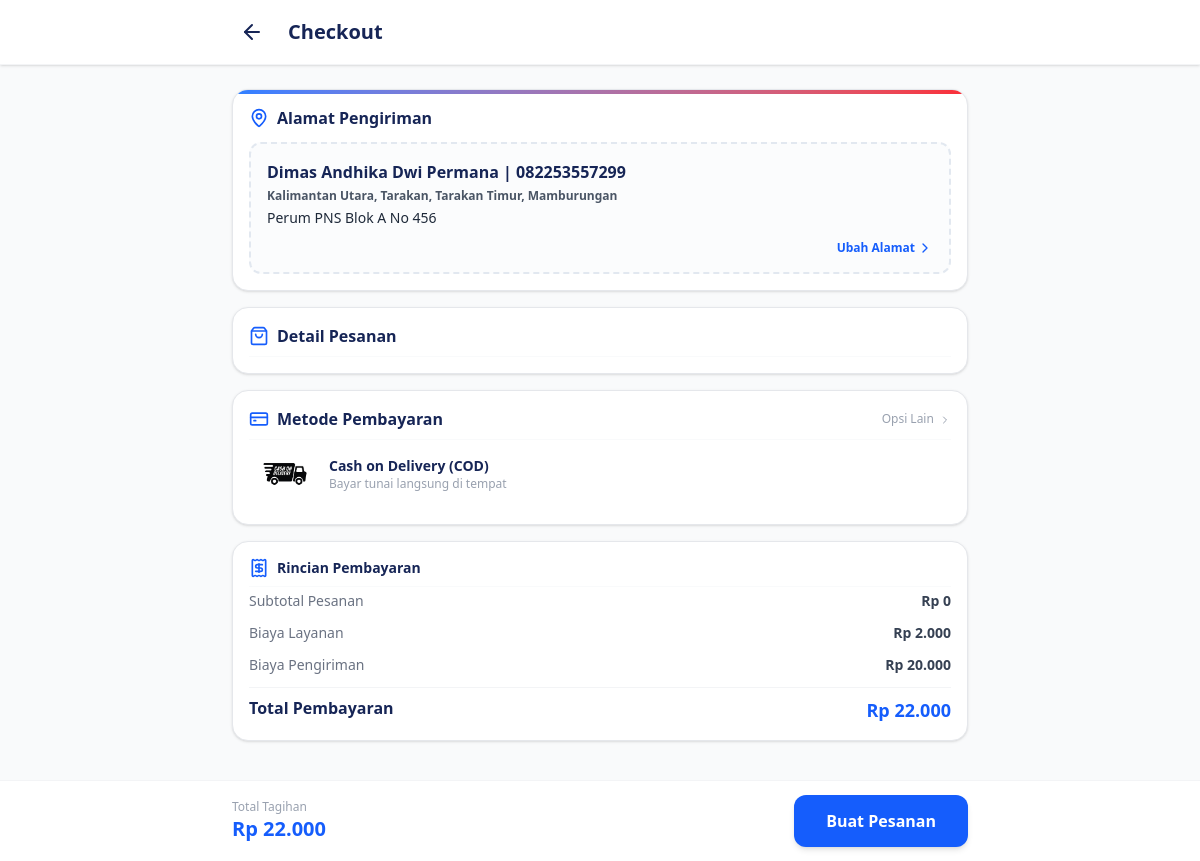
The page /pages/checkout.php?slug=kepiting-soka on the database as committed earlier.
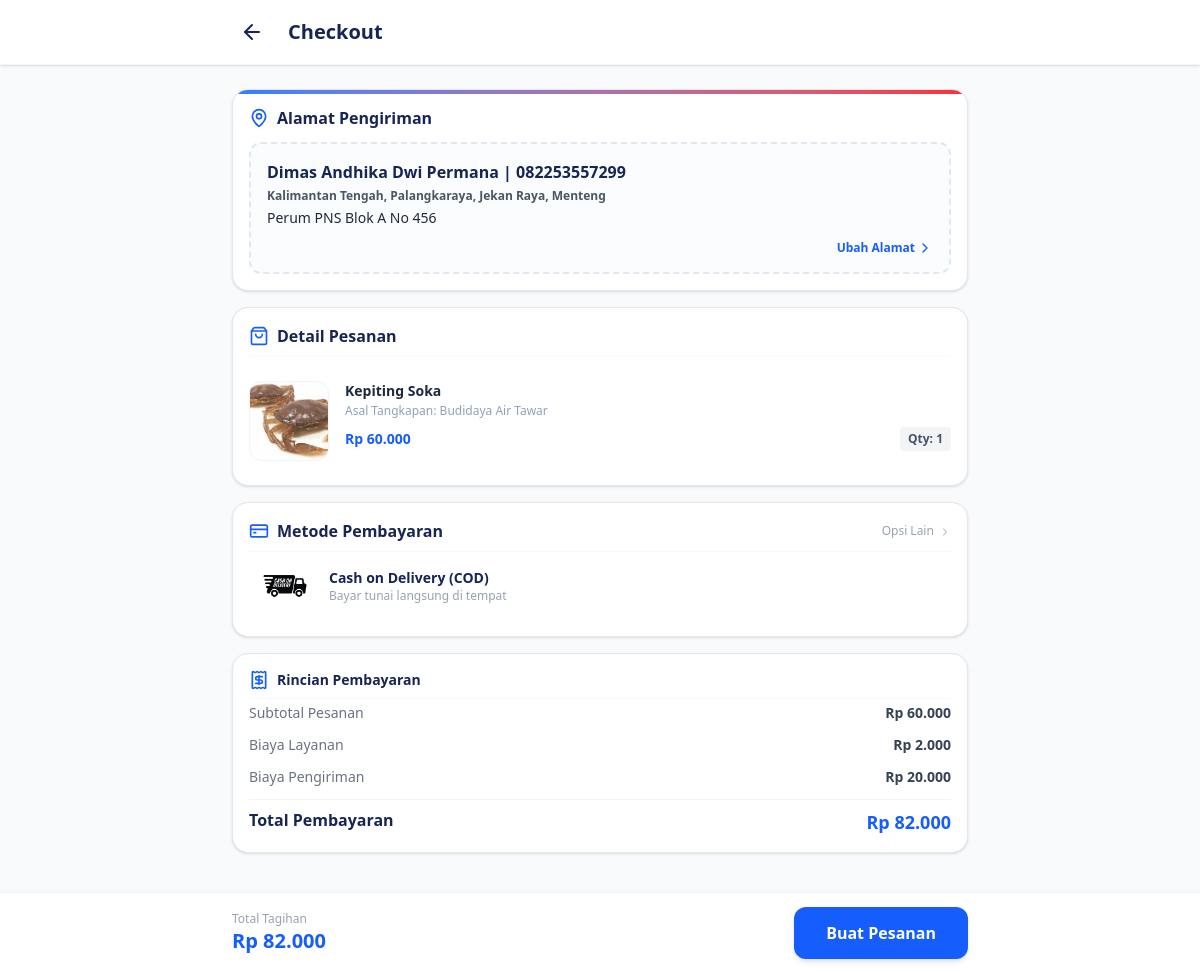
The same page on the database as committed later.
### tables this page shows
CREATE TABLE `addresses` (
  `id` int(11) NOT NULL,
  `user_id` int(11) NOT NULL,
  `nama_penerima` varchar(100) DEFAULT NULL,
  `no_hp` varchar(20) DEFAULT NULL,
  `alamat` text DEFAULT NULL,
  `kota` varchar(100) DEFAULT NULL,
  `kecamatan` varchar(100) DEFAULT NULL,
  `kelurahan` varchar(100) DEFAULT NULL,
  `provinsi` varchar(100) DEFAULT NULL,
  `is_default` tinyint(1) DEFAULT 0
);

CREATE TABLE `products` (
  `id` int(11) NOT NULL,
  `user_id` int(11) NOT NULL,
  `nama_produk` varchar(150) NOT NULL,
  `slug` varchar(150) DEFAULT NULL,
  `kategori` varchar(50) DEFAULT NULL,
  `deskripsi` text DEFAULT NULL,
  `harga` decimal(12,2) NOT NULL,
  `stok` int(11) DEFAULT 0,
  `berat` decimal(8,2) DEFAULT NULL,
  `satuan` varchar(20) DEFAULT NULL,
  `asal_produk` varchar(100) DEFAULT NULL,
  `badge` varchar(50) DEFAULT NULL,
  `status` enum('aktif','nonaktif') DEFAULT 'aktif',
  `created_at` timestamp NOT NULL DEFAULT current_timestamp(),
  `updated_at` timestamp NULL DEFAULT NULL
);

### pages/checkout.php (the view, shortened to what the changed rows need)
<?php
include '../config/koneksi.php';
$user_id = $_SESSION['user_id'] ?? 1;
$alamat_terpanah = null;
$res_alamat = mysqli_query($conn, "SELECT * FROM addresses WHERE user_id = '$user_id' AND is_default = 1 LIMIT 1");
if ($res_alamat && mysqli_num_rows($res_alamat) > 0) {
    $data_adr = mysqli_fetch_assoc($res_alamat);
    $alamat_terpanah = [
        'nama' => $data_adr['nama_penerima'],
        'telp' => $data_adr['no_hp'],
        'wilayah' => $data_adr['provinsi'] . ", " . $data_adr['kota'] . ", " . $data_adr['kecamatan'] . ", " . $data_adr['kelurahan'],
        'jalan' => $data_adr['alamat'],
        'provinsi' => $data_adr['provinsi'],
        'kota' => $data_adr['kota'],
        'kecamatan' => $data_adr['kecamatan'],
        'kelurahan' => $data_adr['kelurahan']
    ];
}
$items_checkout = [];
$subtotal_pesanan = 0;
$biaya_layanan = 2000;
$biaya_pengiriman = 20000;
if ($_SERVER['REQUEST_METHOD'] === 'POST' && isset($_POST['selected_items'])) {
    $selected_ids = array_map('intval', $_POST['selected_items']);
    $qty_arr = $_POST['qty'];
    $ids_string = implode(',', $selected_ids);
    $query_p = "SELECT ci.id as cart_item_id, p.*,
            (SELECT pi.nama_file FROM product_images pi WHERE pi.product_id = p.id LIMIT 1) as gambar_utama
            FROM cart_items ci
            JOIN products p ON ci.product_id = p.id
            JOIN cart c ON ci.cart_id = c.id
            WHERE ci.id IN ($ids_string)
            AND c.user_id = '$user_id'";
    $res_p = mysqli_query($conn, $query_p);
    while ($row = mysqli_fetch_assoc($res_p)) {
        $qty = (int)($qty_arr[$row['cart_item_id']] ?? 1);
        $row['qty'] = $qty;
        $subtotal_pesanan += ($row['harga'] * $qty);
        $items_checkout[] = $row;
    }
    $cart_to_product = [];
    foreach ($items_checkout as $item) {
        $cart_to_product[$item['cart_item_id']] = $item['id'];
    }
    $_SESSION['checkout_data']['cart_to_product'] = $cart_to_product;
} elseif (isset($_GET['slug'])) {
    $slug = mysqli_real_escape_string($conn, $_GET['slug']);
    $qty = max(1, (int)($_GET['qty'] ?? 1));
    $query_p = "SELECT p.*, (SELECT pi.nama_file FROM product_images pi WHERE pi.product_id = p.id LIMIT 1) as gambar_utama
                FROM products p WHERE p.slug = '$slug' AND p.status = 'aktif' LIMIT 1";
    $res_p = mysqli_query($conn, $query_p);
    if ($row_direct = mysqli_fetch_assoc($res_p)) {
        $row_direct['qty'] = $qty;
        $subtotal_pesanan = $row_direct['harga'] * $qty;
        $items_checkout[] = $row_direct;
    }
}
$total_pembayaran = $subtotal_pesanan + $biaya_layanan + $biaya_pengiriman;
?>
<!DOCTYPE html>
<html lang="id">
<?php include '../includes/head.php'; ?>
<body class="bg-gray-50 text-gray-800 font-sans antialiased">
    <header class="bg-white border-b border-gray-100 sticky top-0 z-40 shadow-sm">
        <div class="max-w-3xl mx-auto px-4 h-16 flex items-center justify-between">
            <div class="flex items-center gap-4">
                <h1 class="text-xl font-bold text-blue-950">Checkout</h1>
            </div>
        </div>
    </header>
    <main class="max-w-3xl mx-auto px-4 py-6 space-y-4 mb-24">
        <section class="bg-white border border-gray-200 rounded-2xl p-4 shadow-sm relative overflow-hidden">
            <div onclick="openAddressModal()" class="border-2 border-dashed border-slate-200 hover:border-blue-400 p-4 rounded-xl cursor-pointer transition bg-slate-50/50 group">
                <div id="alamat-display" class="space-y-1 text-sm text-gray-600">
                    <?php if ($alamat_terpanah): ?>
                        <p class="font-bold text-blue-950 text-base" id="lbl-nama-telp"><?= htmlspecialchars($alamat_terpanah['nama']) . ' | ' . htmlspecialchars($alamat_terpanah['telp']); ?></p>
                        <p id="lbl-wilayah" class="text-xs text-gray-600 font-semibold"><?= htmlspecialchars($alamat_terpanah['wilayah']); ?></p>
                        <p id="lbl-detail" class="text-gray-800"><?= htmlspecialchars($alamat_terpanah['jalan']); ?></p>
                    <?php endif; ?>
                </div>
            </div>
        </section>
        <section class="bg-white border border-gray-200 rounded-2xl p-4 shadow-sm space-y-4">
            <?php foreach ($items_checkout as $item): ?>
            <div class="flex gap-4 items-start py-2">
                <div class="w-20 h-20 bg-slate-100 rounded-xl overflow-hidden flex-shrink-0 border border-gray-100 flex items-center justify-center">
                    <?php if (!empty($item['gambar_utama']) && file_exists("../assets/img/product-image/" . $item['gambar_utama'])): ?>
                        <img src="../assets/img/product-image/<?= $item['gambar_utama']; ?>" class="w-full h-full object-cover">
                    <?php else: ?>
                        <i data-lucide="fish" class="w-8 h-8 text-blue-500/50"></i>
                    <?php endif; ?>
                </div>
                <div class="flex-1 min-w-0">
                    <h4 class="font-bold text-slate-800 text-sm truncate"><?= htmlspecialchars($item['nama_produk']); ?></h4>
                    <p class="text-xs text-slate-400 mt-0.5">Asal Tangkapan: <?= $item['asal_produk']; ?></p>
                    <div class="flex items-center justify-between mt-2">
                        <span class="text-blue-600 font-extrabold text-sm">Rp <?= number_format($item['harga'], 0, ',', '.'); ?></span>
                        <span class="text-xs font-semibold text-slate-600 bg-gray-100 px-2 py-1 rounded">Qty: <?= $item['qty']; ?></span>
                    </div>
                </div>
            </div>
            <?php endforeach; ?>
        </section>
        <section class="bg-white border border-gray-200 rounded-2xl p-4 shadow-sm space-y-3 text-sm">
            <div class="flex justify-between text-gray-500">
                <span>Subtotal Pesanan</span>
                <span class="font-semibold text-gray-700">Rp <?= number_format($subtotal_pesanan, 0, ',', '.'); ?></span>
            </div>
            <div class="flex justify-between text-base font-bold text-blue-950 pt-1">
                <span>Total Pembayaran</span>
                <span class="text-blue-600 text-lg">Rp <?= number_format($total_pembayaran, 0, ',', '.'); ?></span>
            </div>
        </section>
    </main>
    <div class="fixed bottom-0 left-0 right-0 bg-white border-t border-gray-100 shadow-xl z-30">
        <div class="max-w-3xl mx-auto px-4 h-20 flex items-center justify-between">
            <div class="flex flex-col">
                <span class="text-xs text-gray-400 font-medium">Total Tagihan</span>
                <span class="text-xl font-extrabold text-blue-600">Rp <?= number_format($total_pembayaran, 0, ',', '.'); ?></span>
            </div>
        </div>
    </div>
</body>
</html>

Rows that differ between the two databases and show on the page:
now on this page (row edited): products: nama_produk "Kepiting Soka", asal_produk "Budidaya Air Tawar", harga "60.000", user "1", harga "82.000"
Other text that changed with them:
$alamat_terpanah['wilayah']: "Kalimantan Utara, Tarakan, Tarakan Timur, Mamburungan" → "Kalimantan Tengah, Palangkaraya, Jekan Raya, Menteng"
$subtotal_pesanan: "0" → (not shown)
$total_pembayaran: "22.000" → (not shown)
